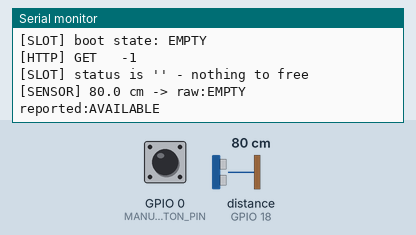
Simulated run of this sketch. Board: ESP32. On the bench: the last lines printed to the serial monitor. Wiring (inferred from the names in the program): ultrasonic range finder: trigger GPIO 5; echo GPIO 18. Inputs (shaded band) come from the test bench; at power-on: distance to the obstacle (sensor on GPIO 18) 80 cm, GPIO 0 (MANUAL_BUTTON_PIN) HIGH. The echo pulse lasts 58.3 µs per cm; WiFi joins after 1.5 s; servers stay silent unless stated; uploads are accepted with an empty reply; the local clock reads 2024-03-15 10:24:30 at power-on unless the sketch sets it.

Above: at 3.7 s.
3.8 s: distance to the obstacle (sensor on GPIO 18) set to 2 cm
At 6.1 s:
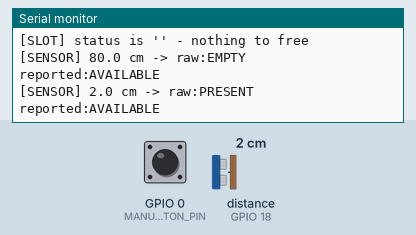
6.8 s: GPIO 0 (MANUAL_BUTTON_PIN) pulled LOW for 0.25 s
At 7.18 s:
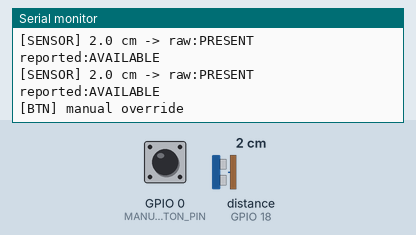
8.7 s: distance to the obstacle (sensor on GPIO 18) set to 35 cm
At 8.7 s:
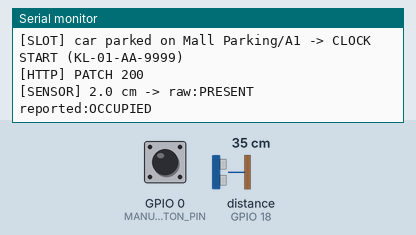

The sketch:

ParkEase_Slot_Sensor.ino
```cpp
/* ============================================================================
 *  ParkEase - ESP32 Parking Slot Occupancy Sensor Node
 *  ---------------------------------------------------------------------------
 *  This sketch drives the ParkEase parking clock from REAL hardware.
 *
 *  THE CONTRACT (how the React app reads a slot):
 *    The app starts / stops a vehicle's parking clock purely from the slot
 *    status TRANSITION it observes in Firebase Realtime Database:
 *
 *        available -> occupied   ==>  clock START (entryTime = occupancyTime)
 *        occupied  -> available  ==>  clock STOP  (duration + fare computed,
 *                                     bill then settled by the exit-gate scan)
 *
 *    So this node has exactly ONE job: report that transition on
 *        slots/{Area_Key}/{SlotId}
 *    writing the SAME field names and the SAME values the React app writes.
 *
 *  It does NOT need to touch parkingLogs - the app's occupancy watcher creates
 *  the parking session for you the moment the slot turns 'occupied'.
 *
 *  Board   : ESP32 DevKit v1 (CH340 / CP2102)
 *  IDE     : Arduino IDE -> Tools -> Board -> "ESP32 Dev Module"
 *  Library : NONE. WiFi / WiFiClientSecure / HTTPClient / time ship with the
 *            ESP32 board package, so this file compiles as-is.
 * ==========================================================================*/

#include <WiFi.h>
#include <WiFiClientSecure.h>
#include <HTTPClient.h>
#include <time.h>

/* ============================== 1. CONFIG ================================= */

/* --- WiFi --- */
const char* WIFI_SSID     = "YOUR_WIFI_NAME";
const char* WIFI_PASSWORD = "YOUR_WIFI_PASSWORD";

/* --- Firebase Realtime Database (the same instance the React app uses) --- */
const char* FIREBASE_HOST = "parkease-5ebcc-default-rtdb.firebaseio.com";

/* The "slots" node currently allows anonymous writes (that is how the web app
 * itself writes), so this stays empty. If you ever tighten your database
 * rules, paste a Database Secret here:
 * Firebase Console -> Project settings -> Service accounts -> Database secrets
 */
const char* FIREBASE_AUTH = "";

/* --- Which slot does THIS ESP32 watch? ---
 * The app ships 4 areas: "Mall Parking", "College Parking",
 * "Hospital Parking", "Office Parking" - each with slots A1..A4 and B1..B4.
 * Pick any ONE of those and keep other nodes on different slot ids.
 */
const char* AREA_NAME = "Mall Parking";
const char* SLOT_ID   = "A1";

/* --- Fallback vehicle identity ---
 * The app only starts a clock if the occupied slot carries a vehicle number.
 * When this node sees a car on a slot with NO vehicle data yet (pure sensor
 * detection, no gate-in scan), it stamps this demo identity.
 * NOTE: if a car was checked in at the gate first, the existing booking data
 * (plate / model / owner / deposit) is preserved untouched.
 * Running several nodes? Give each one its own DEMO_VEHICLE_NO so their logs
 * and bookings can be told apart.
 */
const char* DEMO_VEHICLE_NO    = "KL-01-AA-9999";
const char* DEMO_VEHICLE_MODEL = "ESP32 Demo Car";
const char* DEMO_VEHICLE_TYPE  = "Car";          /* Bike | Car | EV | SUV */
const char* DEMO_OWNER_NAME    = "ESP32 Sensor Node";
const char* DEMO_OWNER_PHONE   = "9999999999";

/* ============================== 2. SENSOR ================================= */

/* SENSOR_MODE 1 = HC-SR04 ultrasonic distance sensor (recommended)
 * SENSOR_MODE 2 = IR / reed / limit switch (pin reads LOW when a car is over it)
 */
#define SENSOR_MODE 1

#define TRIG_PIN            5      /* HC-SR04 TRIG (or the switch pin in mode 2) */
#define ECHO_PIN           18      /* HC-SR04 ECHO (unused in mode 2)            */
#define PRESENT_DISTANCE_CM 30     /* nearer than this => car present            */
#define DEBOUNCE_MS       3000     /* state must hold this long before reporting */
#define MANUAL_BUTTON_PIN   0      /* ESP32 BOOT button: each press = force toggle */

/* ============================== 3. STATE ================================== */
bool          stablePresent  = false; /* what we last reported to Firebase    */
bool          rawReading     = false; /* latest raw sensor reading            */
unsigned long rawChangedAt   = 0;     /* when rawReading last flipped         */
unsigned long lastPrintAt    = 0;
float         lastDistanceCm = -1;

/* ======================== 4. FIREBASE TRANSPORT =========================== */

/* Area name -> Firebase-safe key, exactly like the app: "Mall Parking" ->
 * "Mall_Parking" (the app's areaKey() does area.replace(/ /g, '_')). */
String areaKey(const String& area) {
  String out = area;
  out.replace(" ", "_");
  return out;
}

/* The app turns a slot id into a key by removing every char that is not
 * A-Z/a-z/0-9. For A1..B4 the id is already the key, but this keeps the
 * sketch correct if you ever name a slot "A 1". */
String slotKey(const String& id) {
  String out;
  for (unsigned int i = 0; i < id.length(); i++) {
    char c = id[i];
    if ((c >= 'A' && c <= 'Z') || (c >= 'a' && c <= 'z') || (c >= '0' && c <= '9')) out += c;
  }
  return out;
}

/* https://<host>/slots/<Area>/<Slot>.json (+ auth suffix when configured) */
String slotUrl() {
  String url = String("https://") + FIREBASE_HOST + "/slots/" + areaKey(AREA_NAME) + "/" + slotKey(SLOT_ID) + ".json";
  if (strlen(FIREBASE_AUTH) > 0) url += String("?auth=") + FIREBASE_AUTH;
  return url;
}

/* Current UTC time as ISO-8601 - the format the app expects for occupancyTime,
 * e.g. "2026-10-03T09:41:12.000Z". The app runs new Date() on it, so it MUST
 * be a real ISO timestamp (not "Just now") to get an accurate clock start. */
String isoNow() {
  time_t now = time(nullptr);
  struct tm tmv;
  gmtime_r(&now, &tmv);
  char buf[32];
  strftime(buf, sizeof(buf), "%Y-%m-%dT%H:%M:%S.000Z", &tmv);
  return String(buf);
}

/* Minimal JSON string reader - avoids pulling in the ArduinoJson library. */
String jsonGetString(const String& json, const String& key) {
  String needle = "\"" + key + "\":";
  int i = json.indexOf(needle);
  if (i < 0) return "";
  int s = i + needle.length();
  while (s < (int)json.length() && json[s] == ' ') s++;
  if (s >= (int)json.length() || json[s] != '"') return "";
  s++;
  String out;
  while (s < (int)json.length() && json[s] != '"') {
    if (json[s] == '\\' && s + 1 < (int)json.length()) s++;  /* skip escapes */
    out += json[s++];
  }
  return out;
}

/* GET slots/<area>/<slot>.json -> raw JSON body ("null" when it does not exist) */
bool firebaseGet(String& body) {
  WiFiClientSecure client;
  client.setInsecure();            /* demo build: skip X.509 validation       */
  HTTPClient https;
  https.setTimeout(8000);
  if (!https.begin(client, slotUrl())) return false;
  int code = https.GET();
  body = (code == 200) ? https.getString() : String("");
  https.end();
  Serial.printf("[HTTP] GET   %d\n", code);
  return code == 200;
}

/* PATCH = merge-update, the REST twin of the app's update(ref(...), {...}).
 * PATCH keeps fields we do not mention (e.g. a booking's owner details). */
bool firebasePatch(const String& jsonBody) {
  WiFiClientSecure client;
  client.setInsecure();
  HTTPClient https;
  https.setTimeout(8000);
  if (!https.begin(client, slotUrl())) return false;
  https.addHeader("Content-Type", "application/json");
  int code = https.PATCH(jsonBody);
  String resp = https.getString();
  https.end();
  Serial.printf("[HTTP] PATCH %d %s\n", code, resp.c_str());
  return code == 200;
}

/* ==================== 5. SLOT REPORTING (the contract) ==================== */

/* Clock START: available -> occupied.
 * Mirrors the app's processVehicleEntry() slot write:
 *   status=occupied, sensorStatus=Active, occupancyTime=<ISO now>
 * plus the identity fields the app needs to open a session and match a booking.
 * PATCHing an already-occupied slot is a no-op so we never reset a running clock. */
void reportOccupied() {
  String current;
  firebaseGet(current);

  if (jsonGetString(current, "status") == "occupied") {
    Serial.println("[SLOT] already occupied - occupancyTime left untouched");
    return;
  }

  /* Preserve whatever identity the slot already carries (a gate-in scan, or a
   * booking that reserved it). Only fall back to the demo car when it is empty. */
  String plate = jsonGetString(current, "vehicleNo");
  String model = jsonGetString(current, "vehicleModel");
  String type  = jsonGetString(current, "vehicleType");
  String owner = jsonGetString(current, "ownerName");
  String phone = jsonGetString(current, "ownerPhone");

  if (plate.length() == 0) plate = DEMO_VEHICLE_NO;
  if (model.length() == 0) model = DEMO_VEHICLE_MODEL;
  if (type.length()  == 0) type  = DEMO_VEHICLE_TYPE;
  if (owner.length() == 0) owner = DEMO_OWNER_NAME;
  if (phone.length() == 0) phone = DEMO_OWNER_PHONE;

  String source = jsonGetString(current, "sessionSource");
  if (source.length() == 0) source = "sensor";

  String body = String("{\"status\":\"occupied\",") +
                "\"sensorStatus\":\"Active\"," +
                "\"sessionSource\":\"" + source + "\"," +
                "\"occupancyTime\":\"" + isoNow() + "\"," +
                "\"vehicleNo\":\"" + plate + "\"," +
                "\"vehicleModel\":\"" + model + "\"," +
                "\"vehicleType\":\"" + type + "\"," +
                "\"ownerName\":\"" + owner + "\"," +
                "\"ownerPhone\":\"" + phone + "\"}";

  Serial.printf("[SLOT] car parked on %s/%s -> CLOCK START (%s)\n", AREA_NAME, SLOT_ID, plate.c_str());
  firebasePatch(body);
}

/* Clock STOP: occupied -> available.
 * Mirrors the app's processVehicleExit() slot write exactly, so the app's
 * occupancy watcher sees the same transition it would produce itself.
 * Guards against clobbering a 'reserved' / 'maintenance' slot.
 *
 * bootReconcile = true is passed once from setup(). At that moment the sensor
 * cannot tell "the car has not arrived yet" from "the car already left", so a
 * slot owned by an admin gate check-in is left INTACT - freeing it would delete
 * a real driver's parking session. A real car-present -> car-absent transition
 * still stops the clock normally. */
void reportAvailable(bool bootReconcile = false) {
  String current;
  firebaseGet(current);

  String status = jsonGetString(current, "status");
  if (status != "occupied") {
    Serial.printf("[SLOT] status is '%s' - nothing to free\n", status.c_str());
    return;
  }

  if (bootReconcile && jsonGetString(current, "sessionSource") == "gate") {
    Serial.println("[SLOT] boot: slot is owned by a gate check-in - leaving it intact");
    return;
  }

  String body = "{\"status\":\"available\",\"sensorStatus\":\"Inactive\","
                "\"vehicleNo\":\"\",\"vehicleModel\":\"\",\"vehicleType\":\"\","
                "\"ownerName\":\"\",\"ownerPhone\":\"\",\"occupancyTime\":\"\","
                "\"sessionSource\":\"\"}";

  Serial.printf("[SLOT] car left %s/%s -> CLOCK STOP\n", AREA_NAME, SLOT_ID);
  firebasePatch(body);
}

void applyState(bool present, bool bootReconcile = false) {
  if (present) reportOccupied();
  else         reportAvailable(bootReconcile);
}

/* ========================= 6. SENSOR READING ============================== */

bool readPresenceRaw() {
#if SENSOR_MODE == 1
  digitalWrite(TRIG_PIN, LOW);
  delayMicroseconds(2);
  digitalWrite(TRIG_PIN, HIGH);
  delayMicroseconds(10);
  digitalWrite(TRIG_PIN, LOW);

  unsigned long us = pulseIn(ECHO_PIN, HIGH, 30000UL);   /* 30 ms timeout */
  if (us == 0) return stablePresent;   /* no echo: keep the last reported state */

  lastDistanceCm = us * 0.0343f / 2.0f;                  /* speed of sound */
  return (lastDistanceCm > 0.5f && lastDistanceCm < PRESENT_DISTANCE_CM);
#else
  return digitalRead(TRIG_PIN) == LOW;   /* IR / reed / switch, active-low */
#endif
}

/* ============================ 7. NETWORK ================================== */

void connectWiFi() {
  if (WiFi.status() == WL_CONNECTED) return;

  Serial.printf("[WiFi] connecting to %s", WIFI_SSID);
  WiFi.mode(WIFI_STA);
  WiFi.begin(WIFI_SSID, WIFI_PASSWORD);

  unsigned long start = millis();
  while (WiFi.status() != WL_CONNECTED && millis() - start < 20000) {
    delay(500);
    Serial.print(".");
  }

  if (WiFi.status() == WL_CONNECTED) {
    Serial.printf("\n[WiFi] connected, IP %s\n", WiFi.localIP().toString().c_str());
  } else {
    Serial.println("\n[WiFi] not connected yet - will retry");
  }
}

/* NTP keeps the ESP32 clock in UTC so isoNow() produces true ISO timestamps
 * that match the browser's clock (otherwise a parking clock could start in
 * 1970 and the fare would be nonsense). */
void syncTime() {
  Serial.print("[NTP] syncing");
  configTime(0, 0, "pool.ntp.org", "time.nist.gov");

  time_t now = 0;
  int tries = 0;
  while (now < 1600000000 && tries++ < 40) {   /* wait until a sane time arrives */
    delay(500);
    Serial.print(".");
    now = time(nullptr);
  }
  Serial.printf("\n[NTP] time UTC = %s\n", isoNow().c_str());
}

/* ========================= 8. SETUP AND LOOP ============================== */

void setup() {
  Serial.begin(115200);
  delay(300);

  pinMode(TRIG_PIN, OUTPUT);
  pinMode(ECHO_PIN, INPUT);
  pinMode(MANUAL_BUTTON_PIN, INPUT_PULLUP);

  Serial.println();
  Serial.println("==================================================");
  Serial.printf ("  ParkEase ESP32 slot node : %s / %s\n", AREA_NAME, SLOT_ID);
  Serial.printf ("  Target : %s\n", slotUrl().c_str());
  Serial.println("==================================================");

  connectWiFi();
  syncTime();

  /* Read the sensor once WITHOUT deciding anything, then reconcile a single
   * time so hardware and app agree even after a power cut:
   *   - car present + slot not occupied -> start the clock
   *   - slot occupied + no car          -> the car left while we were off
   *   - already consistent              -> no write at all (clock untouched) */
  stablePresent = readPresenceRaw();
  rawReading    = stablePresent;
  rawChangedAt  = millis();
  Serial.printf("[SLOT] boot state: %s\n", stablePresent ? "CAR PRESENT" : "EMPTY");
  applyState(stablePresent, true);   /* bootReconcile = true */
}

void loop() {
  connectWiFi();   /* auto-reconnect if the router drops us */

  /* --- Manual override: the BOOT button forces a toggle. Handy for testing
   *     the app before the sensor is wired up. --- */
  if (digitalRead(MANUAL_BUTTON_PIN) == LOW) {
    delay(50);
    if (digitalRead(MANUAL_BUTTON_PIN) == LOW) {
      stablePresent = !stablePresent;
      rawReading    = stablePresent;
      rawChangedAt  = millis();
      Serial.println("[BTN] manual override");
      applyState(stablePresent);
      while (digitalRead(MANUAL_BUTTON_PIN) == LOW) delay(10);  /* await release */
    }
  }

  /* --- Sensor sampling with debounce --- */
  bool raw = readPresenceRaw();
  if (raw != rawReading) {
    rawReading   = raw;
    rawChangedAt = millis();
  }

  if (rawReading != stablePresent && (millis() - rawChangedAt) >= DEBOUNCE_MS) {
    stablePresent = rawReading;
    applyState(stablePresent);
  }

  /* --- Heartbeat for the serial monitor --- */
  if (millis() - lastPrintAt > 2000) {
    lastPrintAt = millis();
#if SENSOR_MODE == 1
    Serial.printf("[SENSOR] %.1f cm -> raw:%-7s reported:%s\n",
                  lastDistanceCm,
                  rawReading ? "PRESENT" : "EMPTY",
                  stablePresent ? "OCCUPIED" : "AVAILABLE");
#else
    Serial.printf("[SENSOR] switch:%s reported:%s\n",
                  rawReading ? "PRESENT" : "EMPTY",
                  stablePresent ? "OCCUPIED" : "AVAILABLE");
#endif
  }

  delay(200);
}
```

Measured:
- after the input at 3.8 s, the serial monitor: prints a new line after 0.77 s (image 1)
- after the input at 6.8 s, the serial monitor: prints a new line after 0.23 s (image 2)
